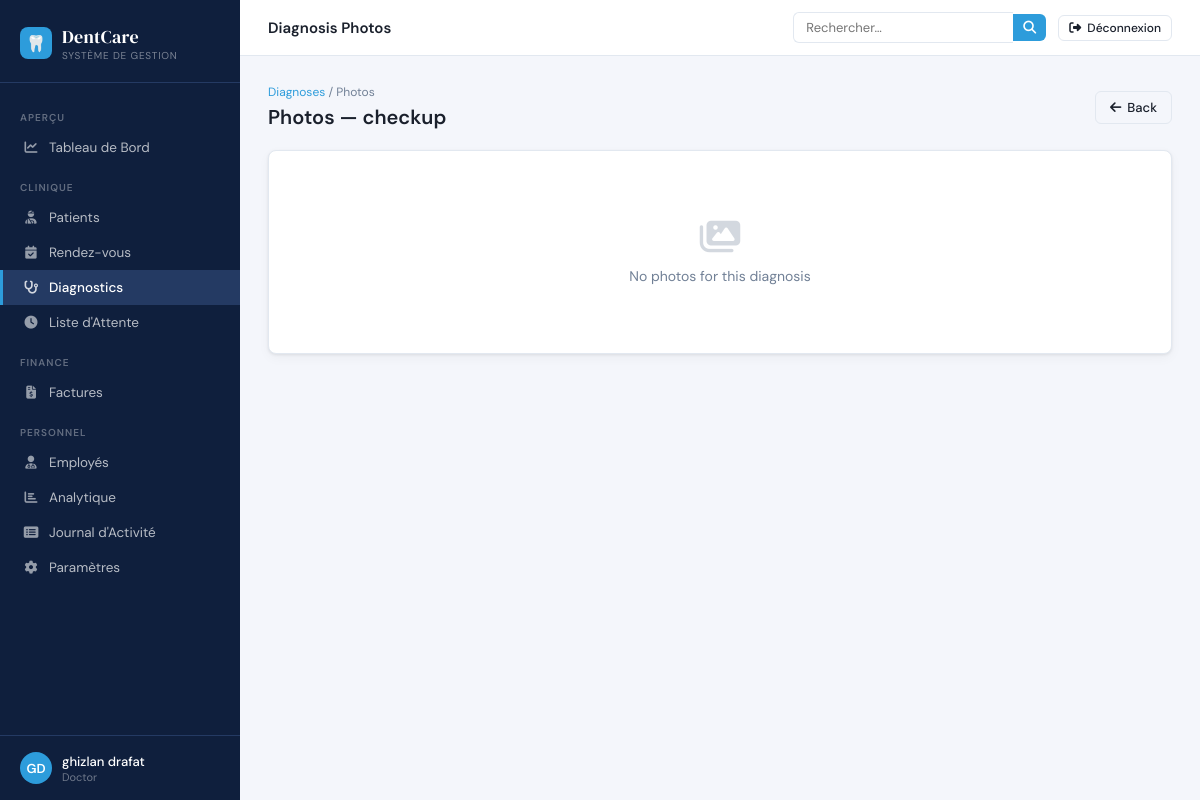
The page /diagnoses/2/photos/ (signed in) on the database its author committed.
### authentication/models.py (models this page shows, shortened)
class User(AbstractUser):
    class Role(models.TextChoices):
        ADMIN        = 'admin',        'Admin'
        DOCTOR       = 'doctor',       'Doctor'
        RECEPTIONIST = 'receptionist', 'Receptionist'
        PATIENT      = 'patient',      'Patient'
    role = models.CharField(
        max_length=20,
        choices=Role.choices,
        default=Role.PATIENT,
    )
    phone = models.CharField(max_length=20, blank=True)
    address = models.TextField(blank=True)
    profile_photo = models.ImageField(
        upload_to='profiles/', blank=True, null=True
    )

### clinic/models.py (models this page shows, shortened)
class Diagnosis(models.Model):
    class ToothArea(models.TextChoices):
        UPPER_LEFT  = 'upper_left',  'Upper Left'
        UPPER_RIGHT = 'upper_right', 'Upper Right'
        LOWER_LEFT  = 'lower_left',  'Lower Left'
        LOWER_RIGHT = 'lower_right', 'Lower Right'
        FULL_MOUTH  = 'full_mouth',  'Full Mouth'
    class Service(models.TextChoices):
        TEETH_WHITENING  = 'Teeth Whitening',  'Teeth Whitening'
        TEETH_CLEANING   = 'Teeth Cleaning',   'Teeth Cleaning'
        QUALITY_BRACKETS = 'Quality Brackets', 'Quality Brackets'
        MODERN_ANESTHETIC = 'Modern Anesthetic', 'Modern Anesthetic'
        DENTAL_CALCULUS  = 'Dental Calculus',  'Dental Calculus'
        PARADONTOSIS     = 'Paradontosis',     'Paradontosis'
        DENTAL_IMPLANTS  = 'Dental Implants',  'Dental Implants'
        TOOTH_BRACES     = 'Tooth Braces',     'Tooth Braces'
    patient = models.ForeignKey(
        Patient, on_delete=models.CASCADE, related_name='diagnoses'
    )
    doctor = models.ForeignKey(
        Employee, on_delete=models.CASCADE, related_name='diagnoses',
        limit_choices_to={'user__role': 'doctor'}
    )
    appointment = models.ForeignKey(
        Appointment, on_delete=models.SET_NULL,
        null=True, blank=True, related_name='diagnoses'
    )
    title       = models.CharField(max_length=200)
    description = models.TextField()
    tooth_area  = models.CharField(max_length=20, choices=ToothArea.choices, blank=True)
    treatment   = models.TextField(blank=True)
    service     = models.CharField(
        max_length=50, choices=Service.choices, blank=True
    )
    created_at  = models.DateTimeField(auto_now_add=True)
    class Meta:
        ordering = ['-created_at']
        verbose_name_plural = 'Diagnoses'

### clinic/views.py (the view, shortened to what this page needs)
# urls.py: path('diagnoses/<int:pk>/photos/',            views.diagnosis_photos,       name='diagnosis_photos'),
@staff_required
def diagnosis_photos(request, pk):
    diagnosis = get_object_or_404(Diagnosis, pk=pk)
    photos    = diagnosis.photos.all()
    return render(request, 'clinic/diagnoses/photos.html', {
        'diagnosis': diagnosis,
        'photos':    photos,
    })

### clinic/utils.py (called while the page is built)
def staff_required(view_func):
    @wraps(view_func)
    def wrapper(request, *args, **kwargs):
        if not request.user.is_authenticated:
            return redirect('authentication:login')
        if request.user.role not in ('admin', 'doctor', 'receptionist'):
            messages.error(request, "You don't have permission to access this area.")
            return redirect('home:home')
        return view_func(request, *args, **kwargs)
    return wrapper

### templates/clinic/diagnoses/photos.html (shortened to what this page needs)
{% extends "clinic/base.html" %}
{% block topbar_title %}Diagnosis Photos{% endblock %}
{% block nav_diagnoses %}active{% endblock %}
{% block content %}
<div class="page-header">
  <div>
    <div class="breadcrumb"><a href="{% url 'clinic:diagnosis_list' %}">Diagnoses</a> / Photos</div>
    <h1>Photos — {{ diagnosis.title }}</h1>
  </div>
  <a href="{% url 'clinic:diagnosis_detail' pk=diagnosis.pk %}" class="btn btn-outline"><i class="fas fa-arrow-left"></i> Back</a>
</div>
<div class="card">
  <div class="card-body">
    {% if photos %}
    <div style="display:grid;grid-template-columns:repeat(auto-fill,minmax(200px,1fr));gap:16px">
      {% for photo in photos %}
      <div style="border-radius:8px;overflow:hidden;border:1px solid var(--border)">
        <img src="{{ photo.image.url }}" style="width:100%;height:160px;object-fit:cover;display:block">
      </div>
      {% endfor %}
    </div>
    {% else %}
    <div class="empty-state"><i class="fas fa-images"></i><p>No photos for this diagnosis</p></div>
    {% endif %}
  </div>
</div>
{% endblock %}

### templates/clinic/base.html (shortened to what this page needs)
<!DOCTYPE html>
<html lang="fr">
<head>
  <link rel="stylesheet" href="https://cdn.jsdelivr.net/npm/@fortawesome/fontawesome-free@6.5.0/css/all.min.css">
</head>
<body>
<aside class="sidebar">
  <div class="sidebar-logo">
    <div class="logo-icon">🦷</div>
    <div>
      <div class="logo-text">DentCare</div>
      <div class="logo-sub">Système de Gestion</div>
    </div>
  </div>
  <nav>
    <div class="nav-section">Aperçu</div>
    <a href="{% url 'clinic:dashboard' %}" class="nav-item {% block nav_dashboard %}{% endblock %}">
      <i class="fas fa-chart-line"></i> Tableau de Bord
    </a>
    <div class="nav-section">Clinique</div>
    <a href="{% url 'clinic:patient_list' %}" class="nav-item {% block nav_patients %}{% endblock %}">
      <i class="fas fa-user-injured"></i> Patients
    </a>
    <a href="{% url 'clinic:appointment_list' %}" class="nav-item {% block nav_appointments %}{% endblock %}">
      <i class="fas fa-calendar-check"></i> Rendez-vous
    </a>
    <a href="{% url 'clinic:diagnosis_list' %}" class="nav-item {% block nav_diagnoses %}{% endblock %}">
      <i class="fas fa-stethoscope"></i> Diagnostics
    </a>
    <a href="{% url 'clinic:waiting_list' %}" class="nav-item {% block nav_waiting %}{% endblock %}">
      <i class="fas fa-clock"></i> Liste d'Attente
    </a>
    <div class="nav-section">Finance</div>
    <a href="{% url 'clinic:patient_payslip_list' %}" class="nav-item {% block nav_invoices %}{% endblock %}">
      <i class="fas fa-file-invoice-dollar"></i> Factures
    </a>
    <div class="nav-section">Personnel</div>
    <a href="{% url 'clinic:employee_list' %}" class="nav-item {% block nav_employees %}{% endblock %}">
      <i class="fas fa-user-md"></i> Employés
    </a>
    <a href="{% url 'clinic:analytics' %}" class="nav-item {% block nav_analytics %}{% endblock %}">
      <i class="fas fa-chart-bar"></i> Analytique
    </a>
    <a href="{% url 'clinic:activity_logs' %}" class="nav-item {% block nav_activity %}{% endblock %}">
      <i class="fas fa-list-alt"></i> Journal d'Activité
    </a>
    <a href="{% url 'clinic:settings' %}" class="nav-item {% block nav_settings %}{% endblock %}">
      <i class="fas fa-cog"></i> Paramètres
    </a>
  </nav>
  <div class="sidebar-footer">
    <div class="sidebar-user">
      <div class="user-avatar">{{ request.user.first_name|first|upper }}{{ request.user.last_name|first|upper }}</div>
      <div>
        <div class="user-name">{{ request.user.get_full_name }}</div>
        <div class="user-role">{{ request.user.role }}</div>
      </div>
    </div>
  </div>
</aside>
<div class="main">
  <header class="topbar">
    <div style="display:flex;align-items:center;gap:12px">
      <span class="topbar-title">{% block topbar_title %}{% endblock %}</span>
    </div>
    <div style="display:flex;align-items:center;gap:12px">
      <form class="search-form" method="get" action="{% url 'clinic:global_search' %}">
        <input class="search-input" type="text" name="q" placeholder="Rechercher…" value="{{ request.GET.q }}">
        <button type="submit" class="search-btn"><i class="fas fa-search"></i></button>
      </form>
    <div class="topbar-actions">
      <a href="{% url 'authentication:logout' %}" class="btn btn-outline btn-sm">
        <i class="fas fa-sign-out-alt"></i> Déconnexion
      </a>
    </div>
    </div>
  </header>
  <main class="page-content">
    {% block content %}{% endblock %}
  </main>
</div>
</body>
</html>

### rows shown on the page
User: user.first_name|first "G", user.last_name|first "D", user.get_full_name "ghizlan drafat", user.role "Doctor"
Diagnosis: title "checkup"
